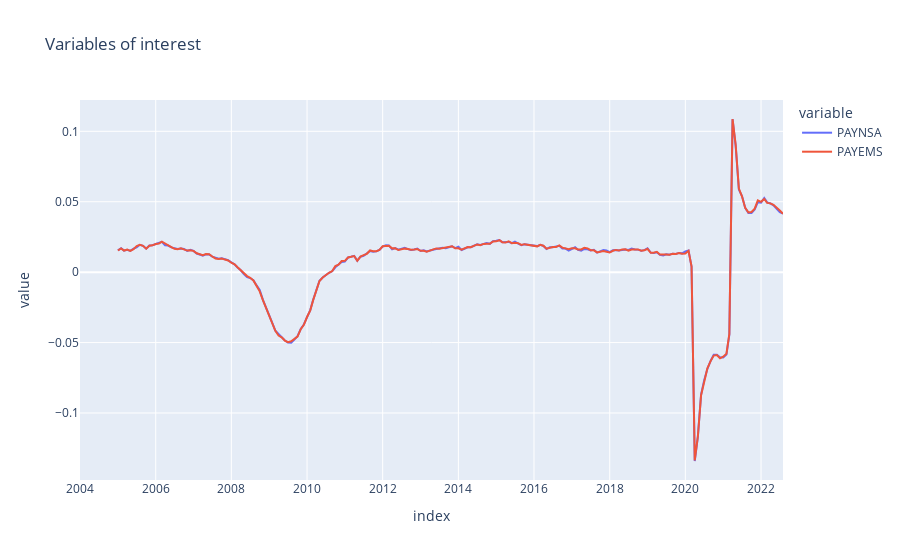

Notebook code for this chart:
### Code cell
df = pd.merge(df_fred,df_panel,left_index=True, right_index=True)
for var in labor_list:
    df[var] = df[var].pct_change(periods = 12)
df['year'] = df.index.year
fig = px.line(df, x=df.index, y=labor_list, title='Variables of interest')
fig.show()

### Figure 1 — Plotly figure (JSON) as saved in the notebook; plotly's stock layout.template omitted (floating-point values rounded to 4 significant figures; data arrays with more than 128 entries replaced by an {"elided": "..."} marker saying what was removed)
{"data": [{"hovertemplate": "variable=PAYNSA<br>index=%{x}<br>value=%{y}<extra></extra>", "legendgroup": "PAYNSA", "line": {"color": "#636efa", "dash": "solid"}, "marker": {"symbol": "circle"}, "mode": "lines", "name": "PAYNSA", "orientation": "v", "showlegend": true, "type": "scatter", "x": {"elided": "224 str values"}, "xaxis": "x", "y": {"elided": "224 float values"}, "yaxis": "y"}, {"hovertemplate": "variable=PAYEMS<br>index=%{x}<br>value=%{y}<extra></extra>", "legendgroup": "PAYEMS", "line": {"color": "#EF553B", "dash": "solid"}, "marker": {"symbol": "circle"}, "mode": "lines", "name": "PAYEMS", "orientation": "v", "showlegend": true, "type": "scatter", "x": {"elided": "224 str values"}, "xaxis": "x", "y": {"elided": "224 float values"}, "yaxis": "y"}], "layout": {"legend": {"title": {"text": "variable"}, "tracegroupgap": 0}, "title": {"text": "Variables of interest"}, "xaxis": {"anchor": "y", "domain": [0, 1], "title": {"text": "index"}}, "yaxis": {"anchor": "x", "domain": [0, 1], "title": {"text": "value"}}}}
